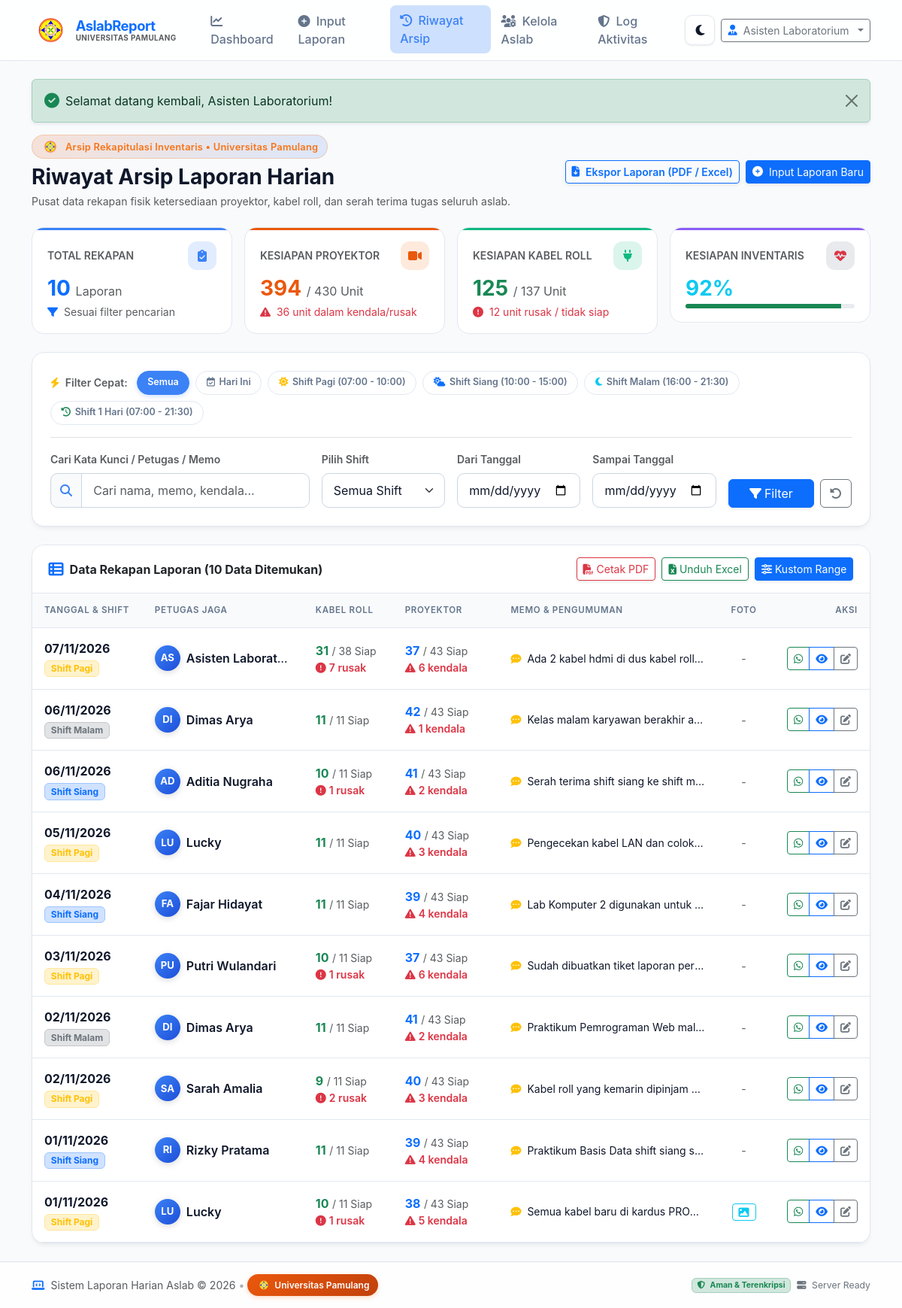
Page /riwayat.php (signed in) on the committed database.
### tables this page shows
CREATE TABLE IF NOT EXISTS `laporan` (
  `id` INT AUTO_INCREMENT PRIMARY KEY,
  `user_id` INT NULL,
  `tanggal` DATE NOT NULL,
  `shift` VARCHAR(50) NOT NULL DEFAULT 'Pagi',
  `petugas_nama` VARCHAR(100) NOT NULL,

 
`kabel_roll_tersedia` INT NOT NULL DEFAULT 0,
`kabel_roll_rusak` INT NOT NULL DEFAULT 0,
`kabel_roll_catatan` VARCHAR(255) NULL,

 
`proyektor_tersedia` INT NOT NULL DEFAULT 0,
`proyektor_rusak` INT NOT NULL DEFAULT 0,
`proyektor_catatan` VARCHAR(255) NULL,

 
`catatan_umum` TEXT NULL,
  `foto_dokumentasi` VARCHAR(255) NULL,
  
  `created_at` DATETIME NOT NULL DEFAULT CURRENT_TIMESTAMP,
  `updated_at` DATETIME NOT NULL DEFAULT CURRENT_TIMESTAMP ON UPDATE CURRENT_TIMESTAMP,
  
  INDEX `idx_tanggal` (`tanggal`),
  INDEX `idx_shift` (`shift`),
  CONSTRAINT `fk_laporan_user` FOREIGN KEY (`user_id`) REFERENCES `users` (`id`) ON DELETE SET NULL ON UPDATE CASCADE
);

### riwayat.php (the view, shortened to what the rows shown need)
<?php
require_once __DIR__ . '/config/database.php';
require_once __DIR__ . '/config/security.php';
require_once __DIR__ . '/config/auth.php';
$sql = "SELECT * FROM `laporan` WHERE 1=1";
$params = [];
$sql .= " ORDER BY `tanggal` DESC, `id` DESC";
$stmt = $pdo->prepare($sql);
$stmt->execute($params);
$reports = $stmt->fetchAll();
require_once __DIR__ . '/includes/header.php';
?>
<div class="animate-fade-up">
    <div class="d-flex flex-column flex-lg-row align-items-lg-center justify-content-between gap-3 mb-4">
        <div>
            <h2 class="h3 fw-bold mb-1">
                Riwayat Arsip Laporan Harian
            </h2>
        </div>
    </div>
    <div class="card card-hover-lift">
        <div class="table-responsive">
            <table class="table table-hover align-middle mb-0">
                <thead>
                    <tr>
                        <th class="ps-3" style="width: 170px;">Tanggal & Shift</th>
                        <th style="width: 200px;">Petugas Jaga</th>
                        <th style="width: 160px;">Kabel Roll</th>
                        <th style="width: 170px;">Proyektor</th>
                        <th>Memo & Pengumuman</th>
                        <th class="text-center" style="width: 70px;">Foto</th>
                        <th class="text-end pe-3" style="width: 140px;">Aksi</th>
                    </tr>
                </thead>
                <tbody>
                    <?php if (count($reports) > 0): ?>
                        <?php foreach ($reports as $row): ?>
                            <?php
                                $tot_kabel = (int)$row['kabel_roll_tersedia'] + (int)$row['kabel_roll_rusak'];
                                $tot_proyektor = (int)$row['proyektor_tersedia'] + (int)$row['proyektor_rusak'];
                                $tgl_indo = date('d/m/Y', strtotime($row['tanggal']));
                                $wa_row = "*LAPORAN HARIAN ASISTEN LAB*\n";
                                $wa_row .= "Tanggal : " . $tgl_indo . " (" . $row['shift'] . ")\n";
                                $wa_row .= "Petugas : " . $row['petugas_nama'] . "\n\n";
                                $wa_row .= "*KABEL ROLL*\n• Tersedia : " . (int)$row['kabel_roll_tersedia'] . " unit\n• Rusak : " . (int)$row['kabel_roll_rusak'] . " unit\n• Total : " . $tot_kabel . " unit\n\n";
                                $wa_row .= "*PROYEKTOR*\n• Tersedia : " . (int)$row['proyektor_tersedia'] . " unit\n• Rusak : " . (int)$row['proyektor_rusak'] . " unit\n• Total : " . $tot_proyektor . " unit\n\n";
                                if (!empty($row['catatan_umum'])) {
                                    $wa_row .= "*MEMO:*\n• " . $row['catatan_umum'] . "\n\n";
                                }
                                $wa_row .= "_Sistem Informasi Inventaris & Laporan Harian Aslab_";
                                $shift_class = match($row['shift']) {
                                    'Pagi'  => 'bg-warning-subtle text-warning border-warning-subtle',
                                    'Siang' => 'bg-primary-subtle text-primary border-primary-subtle',
                                    'Sore'  => 'bg-info-subtle text-info border-info-subtle',
                                    'Malam' => 'bg-secondary-subtle text-secondary border-secondary-subtle',
                                    default => 'bg-body-tertiary text-body'
                                };
                            ?>
                            <tr>
                                <td class="ps-3">
                                    <div class="fw-bold text-main"><?= date('d/m/Y', strtotime($row['tanggal'])) ?></div>
                                    <span class="badge <?= $shift_class ?> border small mt-1">
                                        Shift <?= e($row['shift']) ?>
                                    </span>
                                </td>
                                <td>
                                    <div class="d-flex align-items-center gap-2">
                                        <div class="user-avatar-circle avatar-aslab" style="width: 34px; height: 34px; font-size: 0.82rem;">
                                            <?= strtoupper(substr($row['petugas_nama'], 0, 2)) ?>
                                        </div>
                                        <div class="text-truncate" style="max-width: 140px;">
                                            <span class="fw-semibold text-main"><?= e($row['petugas_nama']) ?></span>
                                        </div>
                                    </div>
                                </td>
                                <td>
                                    <div>
                                        <span class="text-success fw-bold"><?= (int)$row['kabel_roll_tersedia'] ?></span>
                                        <span class="text-muted small">/ <?= $tot_kabel ?> Siap</span>
                                    </div>
                                    <?php if ((int)$row['kabel_roll_rusak'] > 0): ?>
                                        <div class="text-danger small fw-semibold">
                                            <i class="fa-solid fa-circle-exclamation me-1"></i><?= (int)$row['kabel_roll_rusak'] ?> rusak
                                        </div>
                                    <?php endif; ?>
                                </td>
                                <td>
                                    <div>
                                        <span class="text-primary fw-bold"><?= (int)$row['proyektor_tersedia'] ?></span>
                                        <span class="text-muted small">/ <?= $tot_proyektor ?> Siap</span>
                                    </div>
                                    <?php if ((int)$row['proyektor_rusak'] > 0): ?>
                                        <div class="text-danger small fw-semibold">
                                            <i class="fa-solid fa-triangle-exclamation me-1"></i><?= (int)$row['proyektor_rusak'] ?> kendala
                                        </div>
                                    <?php endif; ?>
                                </td>
                                <td>
                                    <?php if (!empty($row['catatan_umum'])): ?>
                                        <div class="small text-truncate" style="max-width: 260px;" title="<?= e($row['catatan_umum']) ?>">
                                            <i class="fa-solid fa-comment-dots text-warning me-1"></i>
                                            <?= e($row['catatan_umum']) ?>
                                        </div>
                                    <?php else: ?>
                                        <span class="text-muted small fst-italic">-</span>
                                    <?php endif; ?>
                                </td>
                                <td class="text-center">
                                    <?php if (!empty($row['foto_dokumentasi']) && photo_file_exists($row['foto_dokumentasi'])): ?>
                                        <a href="lihat-foto.php?file=<?= urlencode($row['foto_dokumentasi']) ?>" target="_blank" class="btn btn-sm btn-outline-info py-0 px-2" title="Lihat Foto Dokumentasi">
                                            <i class="fa-solid fa-image"></i>
                                        </a>
                                    <?php else: ?>
                                        <span class="text-muted small">-</span>
                                    <?php endif; ?>
                                </td>
                                <td class="text-end pe-3">
                                    <div class="btn-group btn-group-sm">
                                        <button type="button" class="btn btn-outline-success" title="Salin Pesan WhatsApp" onclick="copyToWhatsApp(<?= htmlspecialchars(json_encode($wa_row), ENT_QUOTES, 'UTF-8') ?>, this)">
                                            <i class="fa-brands fa-whatsapp"></i>
                                        </button>
                                        <a href="detail.php?id=<?= (int)$row['id'] ?>" class="btn btn-outline-primary" title="Lihat Detail">
                                            <i class="fa-solid fa-eye"></i>
                                        </a>
                                        <?php if (is_admin() || empty($row['user_id']) || ((int)$row['user_id'] === (int)$user['id'])): ?>
                                            <a href="edit-laporan.php?id=<?= (int)$row['id'] ?>" class="btn btn-outline-secondary" title="Edit">
                                                <i class="fa-solid fa-pen-to-square"></i>
                                            </a>
                                        <?php endif; ?>
                                    </div>
                                </td>
                            </tr>
                        <?php endforeach; ?>
                    <?php endif; ?>
                </tbody>
            </table>
        </div>
    </div>
</div>
<?php require_once __DIR__ . '/includes/footer.php'; ?>

### includes/header.php (shortened to what the rows shown need)
<?php
require_once __DIR__ . '/../config/security.php';
require_once __DIR__ . '/../config/auth.php';
require_once __DIR__ . '/../config/logger.php';
$user = current_user();
?>
<!DOCTYPE html>
<html lang="id">
<head>
    <link rel="stylesheet" href="assets/vendor/bootstrap/css/bootstrap.min.css">
    <link rel="stylesheet" href="assets/vendor/fontawesome/css/all.min.css">
    <link rel="stylesheet" href="assets/css/theme.css">
    <link rel="stylesheet" href="assets/css/animations.css">
    <link rel="stylesheet" href="assets/css/components.css">
    <link rel="stylesheet" href="assets/css/forms.css">
    <link rel="stylesheet" href="assets/css/style.css">
</head>
<body>
    <nav class="navbar navbar-expand-lg sticky-top">
        <div class="container">
            <div class="collapse navbar-collapse" id="navbarContent">
                <div class="d-flex align-items-center gap-2">
                    <?php if ($user): ?>
                        <div class="dropdown">
                            <button class="btn btn-outline-secondary dropdown-toggle btn-sm d-flex align-items-center gap-2" type="button" data-bs-toggle="dropdown" aria-expanded="false">
                                <i class="fa-solid fa-user-tie text-primary"></i>
                                <span><?= e($user['nama_lengkap']) ?></span>
                            </button>
                        </div>
                    <?php else: ?>
                        <a href="login.php" class="btn btn-primary btn-sm">
                            <i class="fa-solid fa-right-to-bracket me-1"></i> Login Aslab
                        </a>
                    <?php endif; ?>
                </div>
            </div>
        </div>
    </nav>
    <main class="container py-4 flex-grow-1 animate-fade-in">

### rows in the picture
laporan: petugas_nama "Asisten Laboratorium", tanggal "07/11/2026", shift "Pagi", petugas_nama "AS", petugas_nama "Asisten Laborat…", kabel_roll_tersedia "31", tot_kabel "38", kabel_roll_rusak "7", proyektor_tersedia "37", tot_proyektor "43", proyektor_rusak "6", catatan_umum "Ada 2 kabel hdmi di dus kabel roll…"
laporan: tanggal "06/11/2026", shift "Malam", petugas_nama "DI", petugas_nama "Dimas Arya", kabel_roll_tersedia "11", proyektor_tersedia "42", tot_proyektor "43", proyektor_rusak "1", catatan_umum "Kelas malam karyawan berakhir a…"
laporan: tanggal "06/11/2026", shift "Siang", petugas_nama "AD", petugas_nama "Aditia Nugraha", kabel_roll_tersedia "10", tot_kabel "11", kabel_roll_rusak "1", proyektor_tersedia "41", tot_proyektor "43", proyektor_rusak "2", catatan_umum "Serah terima shift siang ke shift m…"
laporan: tanggal "05/11/2026", shift "Pagi", petugas_nama "LU", petugas_nama "Lucky", kabel_roll_tersedia "11", proyektor_tersedia "40", tot_proyektor "43", proyektor_rusak "3", catatan_umum "Pengecekan kabel LAN dan colok…"
laporan: tanggal "04/11/2026", shift "Siang", petugas_nama "FA", petugas_nama "Fajar Hidayat", kabel_roll_tersedia "11", proyektor_tersedia "39", tot_proyektor "43", proyektor_rusak "4", catatan_umum "Lab Komputer 2 digunakan untuk…"
laporan: tanggal "03/11/2026", shift "Pagi", petugas_nama "PU", petugas_nama "Putri Wulandari", kabel_roll_tersedia "10", tot_kabel "11", kabel_roll_rusak "1", proyektor_tersedia "37", tot_proyektor "43", proyektor_rusak "6", catatan_umum "Sudah dibuatkan tiket laporan per…"
laporan: tanggal "02/11/2026", shift "Malam", petugas_nama "DI", petugas_nama "Dimas Arya", kabel_roll_tersedia "11", proyektor_tersedia "41", tot_proyektor "43", proyektor_rusak "2", catatan_umum "Praktikum Pemrograman Web mal…"
laporan: tanggal "02/11/2026", shift "Pagi", petugas_nama "SA", petugas_nama "Sarah Amalia", kabel_roll_tersedia "9", tot_kabel "11", kabel_roll_rusak "2", proyektor_tersedia "40", tot_proyektor "43", proyektor_rusak "3", catatan_umum "Kabel roll yang kemarin dipinjam…"
laporan: tanggal "01/11/2026", shift "Siang", petugas_nama "RI", petugas_nama "Rizky Pratama", kabel_roll_tersedia "11", proyektor_tersedia "39", tot_proyektor "43", proyektor_rusak "4", catatan_umum "Praktikum Basis Data shift siang s…"
laporan: tanggal "01/11/2026", shift "Pagi", petugas_nama "LU", petugas_nama "Lucky", kabel_roll_tersedia "10", tot_kabel "11", kabel_roll_rusak "1", proyektor_tersedia "38", tot_proyektor "43", proyektor_rusak "5", catatan_umum "Semua kabel baru di kardus PRO…"

### other values in the picture
$flash['message'] "Selamat datang kembali, Asisten Laboratorium!"
$total_arsip "10"
$total_proyektor_siap "394"
$total_proyektor_siap + $total_proyektor_rusak "430"
$total_proyektor_rusak "36"
$total_kabel_siap "125"
$total_kabel_siap + $total_kabel_rusak "137"
$total_kabel_rusak "12"
$health_score "92"
count($reports) "10"
